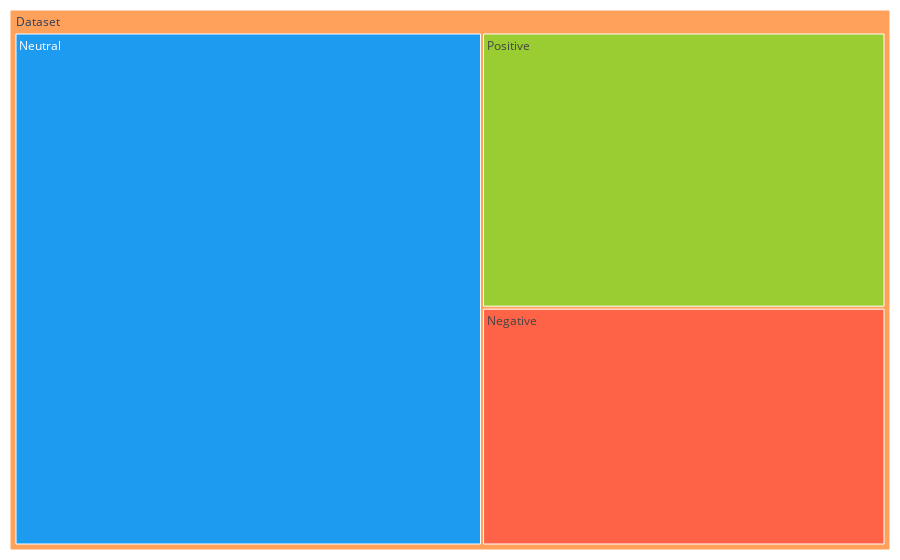

Source (notebook cell):
### Code cell
import plotly.express as px
import numpy as np
tree_df = df.copy()
tree_df['Category'] = tree_df['Category'].map(({0: 'Neutral', 1: 'Positive', -1: 'Negative'}))
print(tree_df)
fig = px.treemap(tree_df, path=[px.Constant("Dataset"), 'Category'], color='Category', color_discrete_map={'Positive':'YellowGreen', 'Negative':'Tomato', 'Neutral':'#1D9BF0', 'Dataset': 'White'})
fig.update_layout(margin = dict(t=10, l=10, r=10, b=10))
fig.show()
fig.write_html("TreeMap.html")

### Figure 1 — Plotly figure (JSON) as saved in the notebook; plotly's stock layout.template omitted (floating-point values rounded to 4 significant figures)
{"data": [{"branchvalues": "total", "customdata": [["Negative"], ["Neutral"], ["Positive"], ["(?)"]], "domain": {"x": [0, 1], "y": [0, 1]}, "hovertemplate": "labels=%{label}<br>count=%{value}<br>parent=%{parent}<br>id=%{id}<br>Category=%{customdata[0]}<extra></extra>", "ids": ["Dataset/Negative", "Dataset/Neutral", "Dataset/Positive", "Dataset"], "labels": ["Negative", "Neutral", "Positive", "Dataset"], "marker": {"colors": ["Tomato", "#1D9BF0", "YellowGreen", "#FFA15A"]}, "name": "", "parents": ["Dataset", "Dataset", "Dataset", ""], "type": "treemap", "values": [280, 700, 324, 1304]}], "layout": {"legend": {"tracegroupgap": 0}, "margin": {"b": 10, "l": 10, "r": 10, "t": 10}}}
